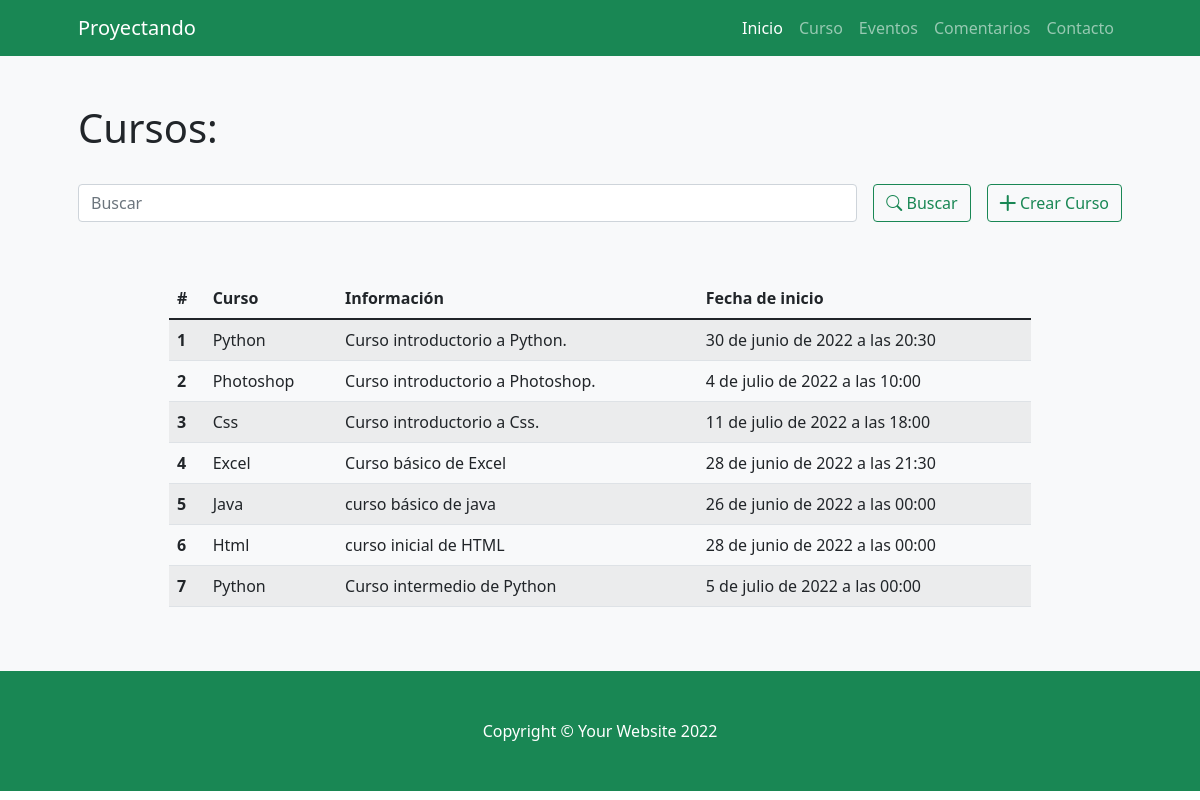
/proyecto_cursoApp/curso, run on the app's committed database.
### proyecto_cursoApp/models.py (models this page shows)
class Curso(models.Model):
    nombre = models.CharField(max_length=30)
    info = models.CharField(max_length=100)
    fecha = models.DateTimeField()

### proyecto_cursoApp/views.py (the view)
def curso (request):
    if request.method == "POST":
        buscar = request.POST["buscar"]
        if buscar != "":
            curso = Curso.objects.filter( Q(nombre__icontains=buscar)).values()
            return render(request,"proyecto_cursoApp/curso.html",{"curso":curso, "buscar":True, "busqueda":buscar})
    curso = Curso.objects.all()
    return render(request,"proyecto_cursoApp/curso.html",{"curso":curso, "buscar":False})

### proyecto_cursoApp/templates/proyecto_cursoApp/curso.html (shortened to what this page needs)
{% extends 'proyecto_cursoApp/base.html' %}
{% load static %}
{% block contenidoPagina %}
<section class="bg-light py-5">
    <div class="container px-5">
        <h1>Cursos:</h1>
        <br>
        <div class="row gx-5 justify-content-center">
            <div class="col-lg-12">
                <form class="d-flex my-2 my-lg-0" action="" method="post">
                    <input class="flex-grow-0 form-control mr-sm-2" type="search" name="buscar" placeholder="Buscar" aria-label="Search">
                    <button class="btn btn-outline-success text-nowrap ms-3 my-2 my-sm-0" type="submit"> <i class="bi bi-search"></i> Buscar</button>
                    <a class="btn btn-outline-success text-nowrap ms-3 my-2 my-sm-0" href="{% url 'crear_curso' %}"> <i class="bi bi-plus-lg"></i> Crear Curso</a>
                </form>
            </div>
        </div>
        <br>
        <br>
        <div class="row gx-5 justify-content-center">
            <div class="col-lg-10 table-responsive">
                <table class="table table-theme table-striped">
                    <thead>
                        <tr>
                            <th scope="col">#</th>
                            <th scope="col">Curso</th>
                            <th scope="col">Información</th>
                            <th scope="col">Fecha de inicio</th>
                        </tr>
                    </thead>
                    <tbody>
                        {% for x in curso %}
                            <tr>
                                <th scope="row">{{forloop.counter}}</th>
                                <td>{{x.nombre}}</td>
                                <td>{{x.info}}</td>
                                <td>{{x.fecha}}</td>
                            </tr>
                        {% endfor %}
                    </tbody>
                </table>
            </div>
        </div>
    </div>
</section>
{% endblock %}

### data on the page
Curso: nombre "Python", info "Curso introductorio a Python.", fecha "30 de junio de 2022 a las 20:30"
Curso: nombre "Photoshop", info "Curso introductorio a Photoshop.", fecha "4 de julio de 2022 a las 10:00"
Curso: nombre "Css", info "Curso introductorio a Css.", fecha "11 de julio de 2022 a las 18:00"
Curso: nombre "Excel", info "Curso básico de Excel", fecha "28 de junio de 2022 a las 21:30"
Curso: nombre "Java", info "curso básico de java", fecha "26 de junio de 2022 a las 00:00"
Curso: nombre "Html", info "curso inicial de HTML", fecha "28 de junio de 2022 a las 00:00"
Curso: nombre "Python", info "Curso intermedio de Python", fecha "5 de julio de 2022 a las 00:00"
